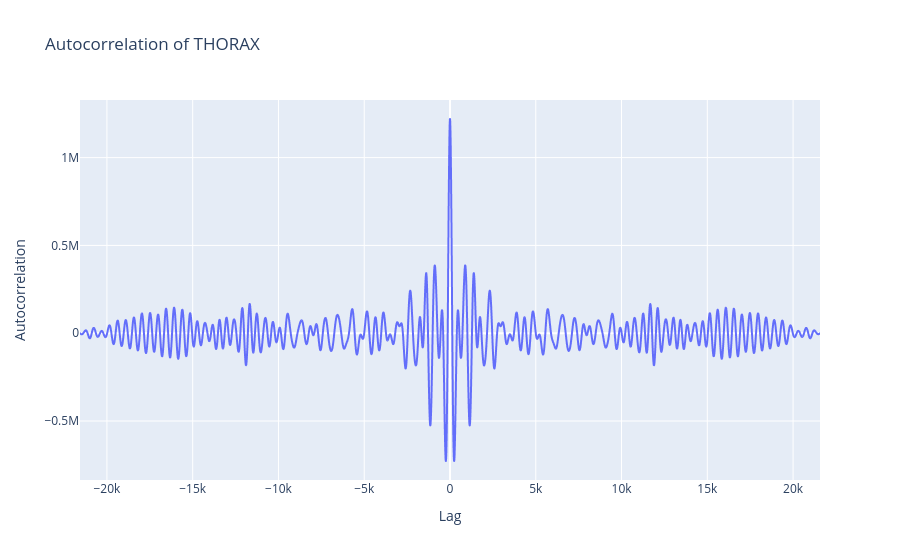

Notebook source saved alongside this figure:
### Code cell
autocorr_thorax = np.correlate(df['THORAX'], df['THORAX'], mode='full')
lags = np.arange(-len(df['THORAX']) + 1, len(df['THORAX']))

fig = px.line(x=lags, y=autocorr_thorax, title='Autocorrelation of THORAX')
fig.update_xaxes(title_text='Lag')
fig.update_yaxes(title_text='Autocorrelation')
fig

### Figure 1 — Plotly figure (JSON) as saved in the notebook; plotly's stock layout.template omitted (floating-point values rounded to 4 significant figures; data arrays with more than 128 entries replaced by an {"elided": "..."} marker saying what was removed)
{"data": [{"hovertemplate": "x=%{x}<br>y=%{y}<extra></extra>", "legendgroup": "", "line": {"color": "#636efa", "dash": "solid"}, "marker": {"symbol": "circle"}, "mode": "lines", "name": "", "showlegend": false, "type": "scattergl", "x": {"elided": "43139 int values"}, "xaxis": "x", "y": {"elided": "43139 float values"}, "yaxis": "y"}], "layout": {"legend": {"tracegroupgap": 0}, "title": {"text": "Autocorrelation of THORAX"}, "xaxis": {"anchor": "y", "domain": [0, 1], "title": {"text": "Lag"}}, "yaxis": {"anchor": "x", "domain": [0, 1], "title": {"text": "Autocorrelation"}}}}
